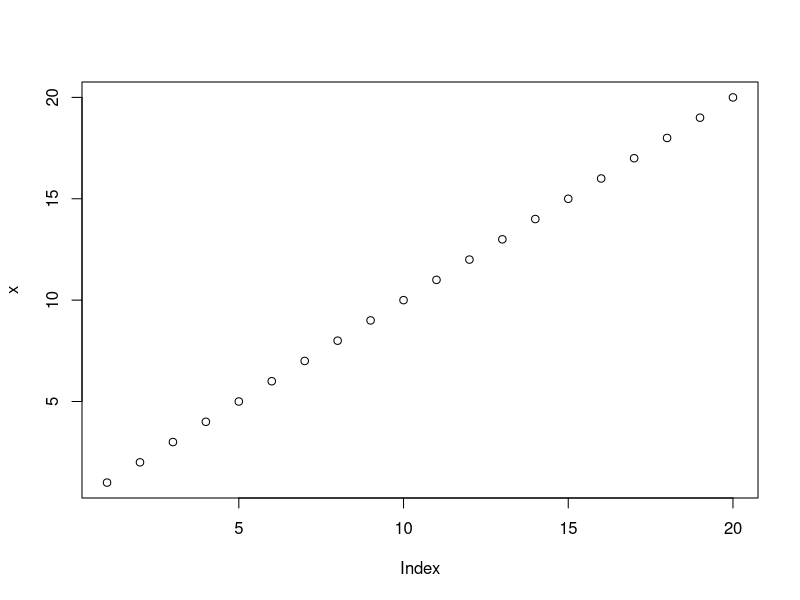

R code for this plot:
print("Bhargava bhatkurse")
5+6
sum <- 37+45
print(sum)
demo <- "hello programming"

#this is a comment
var1 <- 1 ; var2 <- "2"          #semicolon to seperate
sessionInfo()

#plotting a graph
x<-1:20
plot(x)

?plot #to get the help for plot function in Help section

#R is case sensitive language
a=10;A=10
